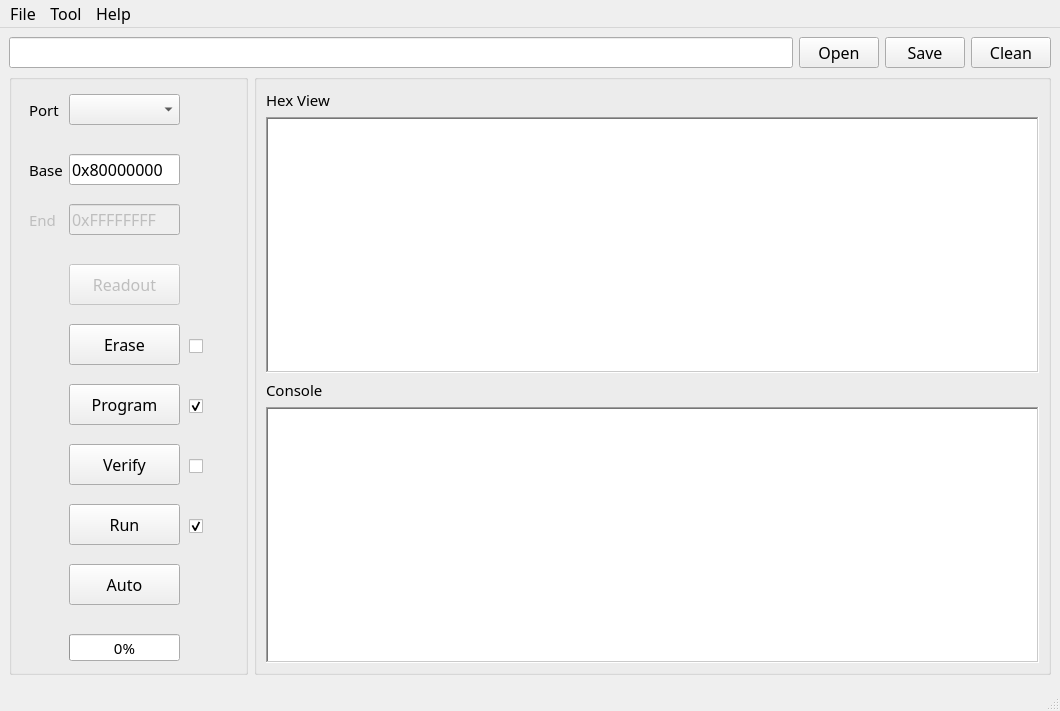
<?xml version="1.0" encoding="UTF-8"?>
<ui version="4.0">
 <class>MainWindow</class>
 <widget class="QMainWindow" name="MainWindow">
  <property name="geometry">
   <rect>
    <x>0</x>
    <y>0</y>
    <width>1060</width>
    <height>711</height>
   </rect>
  </property>
  <property name="font">
   <font>
    <family>宋体</family>
    <pointsize>12</pointsize>
   </font>
  </property>
  <property name="windowTitle">
   <string>RvFlash Program Tool</string>
  </property>
  <property name="windowIcon">
   <iconset resource="Resources/logo.qrc">
    <normaloff>:/image/logo.ico</normaloff>:/image/logo.ico</iconset>
  </property>
  <property name="iconSize">
   <size>
    <width>256</width>
    <height>256</height>
   </size>
  </property>
  <property name="animated">
   <bool>true</bool>
  </property>
  <widget class="QWidget" name="centralwidget">
   <layout class="QGridLayout" name="gridLayout">
    <item row="0" column="2">
     <widget class="QPushButton" name="pushButtonSave">
      <property name="font">
       <font>
        <family>宋体</family>
        <pointsize>12</pointsize>
       </font>
      </property>
      <property name="text">
       <string>Save</string>
      </property>
     </widget>
    </item>
    <item row="0" column="3">
     <widget class="QPushButton" name="pushButtonClear">
      <property name="font">
       <font>
        <family>宋体</family>
        <pointsize>12</pointsize>
       </font>
      </property>
      <property name="toolTip">
       <string>&lt;html&gt;&lt;head/&gt;&lt;body&gt;&lt;p&gt;清除log日志&lt;/p&gt;&lt;/body&gt;&lt;/html&gt;</string>
      </property>
      <property name="text">
       <string>Clean</string>
      </property>
     </widget>
    </item>
    <item row="1" column="0" colspan="4">
     <layout class="QHBoxLayout" name="horizontalLayout" stretch="3,10">
      <item>
       <widget class="QGroupBox" name="groupBoxTool">
        <widget class="QPushButton" name="pushButtonAuto">
         <property name="geometry">
          <rect>
           <x>60</x>
           <y>490</y>
           <width>111</width>
           <height>41</height>
          </rect>
         </property>
         <property name="font">
          <font>
           <family>宋体</family>
           <pointsize>12</pointsize>
          </font>
         </property>
         <property name="text">
          <string>Auto</string>
         </property>
        </widget>
        <widget class="QPushButton" name="pushButtonRun">
         <property name="geometry">
          <rect>
           <x>60</x>
           <y>430</y>
           <width>111</width>
           <height>41</height>
          </rect>
         </property>
         <property name="font">
          <font>
           <family>宋体</family>
           <pointsize>12</pointsize>
          </font>
         </property>
         <property name="text">
          <string>Run</string>
         </property>
        </widget>
        <widget class="QPushButton" name="pushButtonProgram">
         <property name="geometry">
          <rect>
           <x>60</x>
           <y>310</y>
           <width>111</width>
           <height>41</height>
          </rect>
         </property>
         <property name="font">
          <font>
           <family>宋体</family>
           <pointsize>12</pointsize>
          </font>
         </property>
         <property name="text">
          <string>Program</string>
         </property>
        </widget>
        <widget class="QPushButton" name="pushButtonVerify">
         <property name="geometry">
          <rect>
           <x>60</x>
           <y>370</y>
           <width>111</width>
           <height>41</height>
          </rect>
         </property>
         <property name="font">
          <font>
           <family>宋体</family>
           <pointsize>12</pointsize>
          </font>
         </property>
         <property name="text">
          <string>Verify</string>
         </property>
        </widget>
        <widget class="QPushButton" name="pushButtonRead">
         <property name="enabled">
          <bool>false</bool>
         </property>
         <property name="geometry">
          <rect>
           <x>60</x>
           <y>190</y>
           <width>111</width>
           <height>41</height>
          </rect>
         </property>
         <property name="font">
          <font>
           <family>宋体</family>
           <pointsize>12</pointsize>
          </font>
         </property>
         <property name="text">
          <string>Readout</string>
         </property>
        </widget>
        <widget class="QPushButton" name="pushButtonErase">
         <property name="enabled">
          <bool>true</bool>
         </property>
         <property name="geometry">
          <rect>
           <x>60</x>
           <y>250</y>
           <width>111</width>
           <height>41</height>
          </rect>
         </property>
         <property name="font">
          <font>
           <family>宋体</family>
           <pointsize>12</pointsize>
          </font>
         </property>
         <property name="text">
          <string>Erase</string>
         </property>
        </widget>
        <widget class="QCheckBox" name="checkBoxErase">
         <property name="enabled">
          <bool>true</bool>
         </property>
         <property name="geometry">
          <rect>
           <x>180</x>
           <y>260</y>
           <width>21</width>
           <height>24</height>
          </rect>
         </property>
         <property name="text">
          <string/>
         </property>
         <property name="checkable">
          <bool>true</bool>
         </property>
         <property name="checked">
          <bool>false</bool>
         </property>
        </widget>
        <widget class="QCheckBox" name="checkBoxProgram">
         <property name="geometry">
          <rect>
           <x>180</x>
           <y>320</y>
           <width>21</width>
           <height>24</height>
          </rect>
         </property>
         <property name="text">
          <string/>
         </property>
         <property name="checked">
          <bool>true</bool>
         </property>
        </widget>
        <widget class="QCheckBox" name="checkBoxVerify">
         <property name="geometry">
          <rect>
           <x>180</x>
           <y>380</y>
           <width>21</width>
           <height>24</height>
          </rect>
         </property>
         <property name="text">
          <string/>
         </property>
         <property name="checked">
          <bool>false</bool>
         </property>
        </widget>
        <widget class="QLabel" name="label">
         <property name="geometry">
          <rect>
           <x>20</x>
           <y>80</y>
           <width>41</width>
           <height>31</height>
          </rect>
         </property>
         <property name="font">
          <font>
           <family>宋体</family>
           <pointsize>11</pointsize>
          </font>
         </property>
         <property name="text">
          <string>Base</string>
         </property>
        </widget>
        <widget class="QLineEdit" name="lineEditAddress">
         <property name="geometry">
          <rect>
           <x>60</x>
           <y>80</y>
           <width>111</width>
           <height>31</height>
          </rect>
         </property>
         <property name="font">
          <font>
           <family>宋体</family>
           <pointsize>12</pointsize>
          </font>
         </property>
         <property name="text">
          <string>0x80000000</string>
         </property>
         <property name="frame">
          <bool>true</bool>
         </property>
        </widget>
        <widget class="QProgressBar" name="progressBar">
         <property name="enabled">
          <bool>true</bool>
         </property>
         <property name="geometry">
          <rect>
           <x>60</x>
           <y>560</y>
           <width>111</width>
           <height>27</height>
          </rect>
         </property>
         <property name="font">
          <font>
           <family>宋体</family>
           <pointsize>11</pointsize>
          </font>
         </property>
         <property name="value">
          <number>0</number>
         </property>
         <property name="invertedAppearance">
          <bool>false</bool>
         </property>
        </widget>
        <widget class="QLineEdit" name="lineEditLength">
         <property name="enabled">
          <bool>false</bool>
         </property>
         <property name="geometry">
          <rect>
           <x>60</x>
           <y>130</y>
           <width>111</width>
           <height>31</height>
          </rect>
         </property>
         <property name="font">
          <font>
           <family>宋体</family>
           <pointsize>12</pointsize>
          </font>
         </property>
         <property name="text">
          <string>0xFFFFFFFF</string>
         </property>
         <property name="frame">
          <bool>true</bool>
         </property>
         <property name="dragEnabled">
          <bool>false</bool>
         </property>
         <property name="readOnly">
          <bool>true</bool>
         </property>
         <property name="clearButtonEnabled">
          <bool>false</bool>
         </property>
        </widget>
        <widget class="QLabel" name="labelLength">
         <property name="enabled">
          <bool>false</bool>
         </property>
         <property name="geometry">
          <rect>
           <x>20</x>
           <y>130</y>
           <width>41</width>
           <height>31</height>
          </rect>
         </property>
         <property name="font">
          <font>
           <family>宋体</family>
           <pointsize>11</pointsize>
          </font>
         </property>
         <property name="text">
          <string>End</string>
         </property>
        </widget>
        <widget class="QCheckBox" name="checkBoxRun">
         <property name="enabled">
          <bool>true</bool>
         </property>
         <property name="geometry">
          <rect>
           <x>180</x>
           <y>440</y>
           <width>21</width>
           <height>24</height>
          </rect>
         </property>
         <property name="text">
          <string/>
         </property>
         <property name="checked">
          <bool>true</bool>
         </property>
        </widget>
        <widget class="QComboBox" name="comboBoxPort">
         <property name="geometry">
          <rect>
           <x>60</x>
           <y>20</y>
           <width>111</width>
           <height>31</height>
          </rect>
         </property>
        </widget>
        <widget class="QLabel" name="label_2">
         <property name="geometry">
          <rect>
           <x>20</x>
           <y>20</y>
           <width>41</width>
           <height>31</height>
          </rect>
         </property>
         <property name="font">
          <font>
           <family>宋体</family>
           <pointsize>11</pointsize>
          </font>
         </property>
         <property name="text">
          <string>Port</string>
         </property>
        </widget>
        <widget class="QPushButton" name="pushButtonActive">
         <property name="geometry">
          <rect>
           <x>180</x>
           <y>20</y>
           <width>31</width>
           <height>31</height>
          </rect>
         </property>
         <property name="contextMenuPolicy">
          <enum>Qt::DefaultContextMenu</enum>
         </property>
         <property name="text">
          <string/>
         </property>
         <property name="icon">
          <iconset resource="Resources/logo.qrc">
           <normaloff>:/image/connect.png</normaloff>:/image/connect.png</iconset>
         </property>
         <property name="iconSize">
          <size>
           <width>30</width>
           <height>30</height>
          </size>
         </property>
         <property name="checkable">
          <bool>false</bool>
         </property>
         <property name="flat">
          <bool>true</bool>
         </property>
        </widget>
       </widget>
      </item>
      <item>
       <widget class="QGroupBox" name="groupBoxCosole">
        <property name="enabled">
         <bool>true</bool>
        </property>
        <property name="title">
         <string/>
        </property>
        <property name="alignment">
         <set>Qt::AlignLeading|Qt::AlignLeft|Qt::AlignVCenter</set>
        </property>
        <layout class="QGridLayout" name="gridLayout_2">
         <item row="0" column="0">
          <widget class="QLabel" name="dataConsoleLable">
           <property name="font">
            <font>
             <family>宋体</family>
             <pointsize>11</pointsize>
             <italic>false</italic>
             <bold>false</bold>
             <kerning>true</kerning>
            </font>
           </property>
           <property name="text">
            <string>Hex View</string>
           </property>
          </widget>
         </item>
         <item row="1" column="0">
          <widget class="QTextEdit" name="textEdit">
           <property name="font">
            <font>
             <family>宋体</family>
             <pointsize>12</pointsize>
             <italic>false</italic>
             <bold>false</bold>
            </font>
           </property>
           <property name="acceptDrops">
            <bool>true</bool>
           </property>
           <property name="frameShape">
            <enum>QFrame::WinPanel</enum>
           </property>
           <property name="html">
            <string>&lt;!DOCTYPE HTML PUBLIC &quot;-//W3C//DTD HTML 4.0//EN&quot; &quot;http://www.w3.org/TR/REC-html40/strict.dtd&quot;&gt;
&lt;html&gt;&lt;head&gt;&lt;meta name=&quot;qrichtext&quot; content=&quot;1&quot; /&gt;&lt;meta charset=&quot;utf-8&quot; /&gt;&lt;style type=&quot;text/css&quot;&gt;
p, li { white-space: pre-wrap; }
hr { height: 1px; border-width: 0; }
li.unchecked::marker { content: &quot;\2610&quot;; }
li.checked::marker { content: &quot;\2612&quot;; }
&lt;/style&gt;&lt;/head&gt;&lt;body style=&quot; font-family:'宋体'; font-size:12pt; font-weight:400; font-style:normal;&quot;&gt;
&lt;p style=&quot;-qt-paragraph-type:empty; margin-top:0px; margin-bottom:0px; margin-left:0px; margin-right:0px; -qt-block-indent:0; text-indent:0px; font-family:'Arial';&quot;&gt;&lt;br /&gt;&lt;/p&gt;&lt;/body&gt;&lt;/html&gt;</string>
           </property>
          </widget>
         </item>
         <item row="2" column="0">
          <widget class="QLabel" name="cmdConsoleLable">
           <property name="font">
            <font>
             <family>宋体</family>
             <pointsize>11</pointsize>
             <italic>false</italic>
             <bold>false</bold>
            </font>
           </property>
           <property name="text">
            <string>Console</string>
           </property>
          </widget>
         </item>
         <item row="3" column="0">
          <widget class="Console" name="console">
           <property name="font">
            <font>
             <family>宋体</family>
             <pointsize>12</pointsize>
             <italic>false</italic>
             <bold>false</bold>
            </font>
           </property>
           <property name="styleSheet">
            <string notr="true"/>
           </property>
           <property name="frameShape">
            <enum>QFrame::WinPanel</enum>
           </property>
          </widget>
         </item>
        </layout>
       </widget>
      </item>
     </layout>
    </item>
    <item row="0" column="0">
     <widget class="QLineEdit" name="lineEditDir">
      <property name="font">
       <font>
        <family>宋体</family>
        <pointsize>12</pointsize>
       </font>
      </property>
     </widget>
    </item>
    <item row="0" column="1">
     <widget class="QPushButton" name="pushButtonOpen">
      <property name="font">
       <font>
        <family>宋体</family>
        <pointsize>12</pointsize>
       </font>
      </property>
      <property name="text">
       <string>Open</string>
      </property>
     </widget>
    </item>
   </layout>
   <zorder>lineEditDir</zorder>
   <zorder>pushButtonOpen</zorder>
   <zorder>pushButtonClear</zorder>
   <zorder>pushButtonSave</zorder>
  </widget>
  <widget class="QMenuBar" name="menubar">
   <property name="geometry">
    <rect>
     <x>0</x>
     <y>0</y>
     <width>1060</width>
     <height>28</height>
    </rect>
   </property>
   <property name="font">
    <font>
     <family>宋体</family>
     <pointsize>12</pointsize>
    </font>
   </property>
   <widget class="QMenu" name="menuFile">
    <property name="font">
     <font>
      <family>宋体</family>
      <pointsize>11</pointsize>
     </font>
    </property>
    <property name="title">
     <string>File</string>
    </property>
    <addaction name="actionOpen"/>
    <addaction name="actionSave"/>
    <addaction name="actionSaveAs"/>
    <addaction name="actionExit"/>
   </widget>
   <widget class="QMenu" name="menuAbout">
    <property name="font">
     <font>
      <family>宋体</family>
      <pointsize>11</pointsize>
     </font>
    </property>
    <property name="title">
     <string>Help</string>
    </property>
    <addaction name="actionHelp"/>
    <addaction name="actionAbout"/>
   </widget>
   <widget class="QMenu" name="menuTool">
    <property name="font">
     <font>
      <family>宋体</family>
      <pointsize>11</pointsize>
     </font>
    </property>
    <property name="title">
     <string>Tool</string>
    </property>
    <addaction name="actionConfig"/>
   </widget>
   <addaction name="menuFile"/>
   <addaction name="menuTool"/>
   <addaction name="menuAbout"/>
  </widget>
  <widget class="QStatusBar" name="statusbar">
   <property name="font">
    <font>
     <family>宋体</family>
     <pointsize>11</pointsize>
    </font>
   </property>
   <property name="layoutDirection">
    <enum>Qt::LeftToRight</enum>
   </property>
  </widget>
  <action name="actionOpen">
   <property name="text">
    <string>Open</string>
   </property>
   <property name="font">
    <font>
     <family>宋体</family>
     <pointsize>10</pointsize>
     <underline>false</underline>
     <kerning>true</kerning>
    </font>
   </property>
  </action>
  <action name="actionSave">
   <property name="text">
    <string>Save</string>
   </property>
   <property name="font">
    <font>
     <family>宋体</family>
     <pointsize>10</pointsize>
    </font>
   </property>
   <property name="shortcut">
    <string>Ctrl+S</string>
   </property>
  </action>
  <action name="actionExit">
   <property name="text">
    <string>Exit</string>
   </property>
   <property name="font">
    <font>
     <family>宋体</family>
     <pointsize>10</pointsize>
    </font>
   </property>
  </action>
  <action name="actionSaveAs">
   <property name="text">
    <string>Save As</string>
   </property>
   <property name="font">
    <font>
     <family>宋体</family>
     <pointsize>10</pointsize>
    </font>
   </property>
  </action>
  <action name="actionAbout">
   <property name="text">
    <string>About</string>
   </property>
   <property name="font">
    <font>
     <family>宋体</family>
     <pointsize>10</pointsize>
    </font>
   </property>
  </action>
  <action name="actionHelp">
   <property name="text">
    <string>User Guide</string>
   </property>
   <property name="toolTip">
    <string>使用说明</string>
   </property>
   <property name="font">
    <font>
     <family>宋体</family>
     <pointsize>10</pointsize>
    </font>
   </property>
  </action>
  <action name="actionConfig">
   <property name="text">
    <string>Config</string>
   </property>
   <property name="font">
    <font>
     <family>宋体</family>
     <pointsize>10</pointsize>
    </font>
   </property>
  </action>
 </widget>
 <customwidgets>
  <customwidget>
   <class>Console</class>
   <extends>QPlainTextEdit</extends>
   <header location="global">console.h</header>
  </customwidget>
 </customwidgets>
 <resources>
  <include location="Resources/logo.qrc"/>
 </resources>
 <connections/>
</ui>
